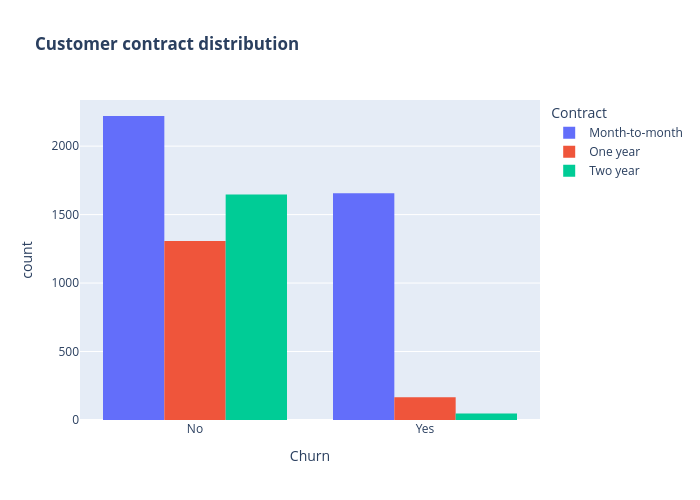

Here is the notebook cell this chart was saved with:
### Code cell
fig = px.histogram(data, x="Churn", color="Contract", barmode="group", title="<b>Customer contract distribution</b>")
fig.update_layout(width=700, height=500, bargap=0.2)
fig.show()

### Figure 1 — Plotly figure (JSON) as saved in the notebook; plotly's stock layout.template omitted (floating-point values rounded to 4 significant figures; data arrays with more than 128 entries replaced by an {"elided": "..."} marker saying what was removed)
{"data": [{"alignmentgroup": "True", "bingroup": "x", "hovertemplate": "Contract=Month-to-month<br>Churn=%{x}<br>count=%{y}<extra></extra>", "legendgroup": "Month-to-month", "marker": {"color": "#636efa", "pattern": {"shape": ""}}, "name": "Month-to-month", "offsetgroup": "Month-to-month", "orientation": "v", "showlegend": true, "type": "histogram", "x": {"elided": "3875 str values"}, "xaxis": "x", "yaxis": "y"}, {"alignmentgroup": "True", "bingroup": "x", "hovertemplate": "Contract=One year<br>Churn=%{x}<br>count=%{y}<extra></extra>", "legendgroup": "One year", "marker": {"color": "#EF553B", "pattern": {"shape": ""}}, "name": "One year", "offsetgroup": "One year", "orientation": "v", "showlegend": true, "type": "histogram", "x": {"elided": "1473 str values"}, "xaxis": "x", "yaxis": "y"}, {"alignmentgroup": "True", "bingroup": "x", "hovertemplate": "Contract=Two year<br>Churn=%{x}<br>count=%{y}<extra></extra>", "legendgroup": "Two year", "marker": {"color": "#00cc96", "pattern": {"shape": ""}}, "name": "Two year", "offsetgroup": "Two year", "orientation": "v", "showlegend": true, "type": "histogram", "x": {"elided": "1695 str values"}, "xaxis": "x", "yaxis": "y"}], "layout": {"bargap": 0.2, "barmode": "group", "height": 500, "legend": {"title": {"text": "Contract"}, "tracegroupgap": 0}, "title": {"text": "<b>Customer contract distribution</b>"}, "width": 700, "xaxis": {"anchor": "y", "domain": [0, 1], "title": {"text": "Churn"}}, "yaxis": {"anchor": "x", "domain": [0, 1], "title": {"text": "count"}}}}
